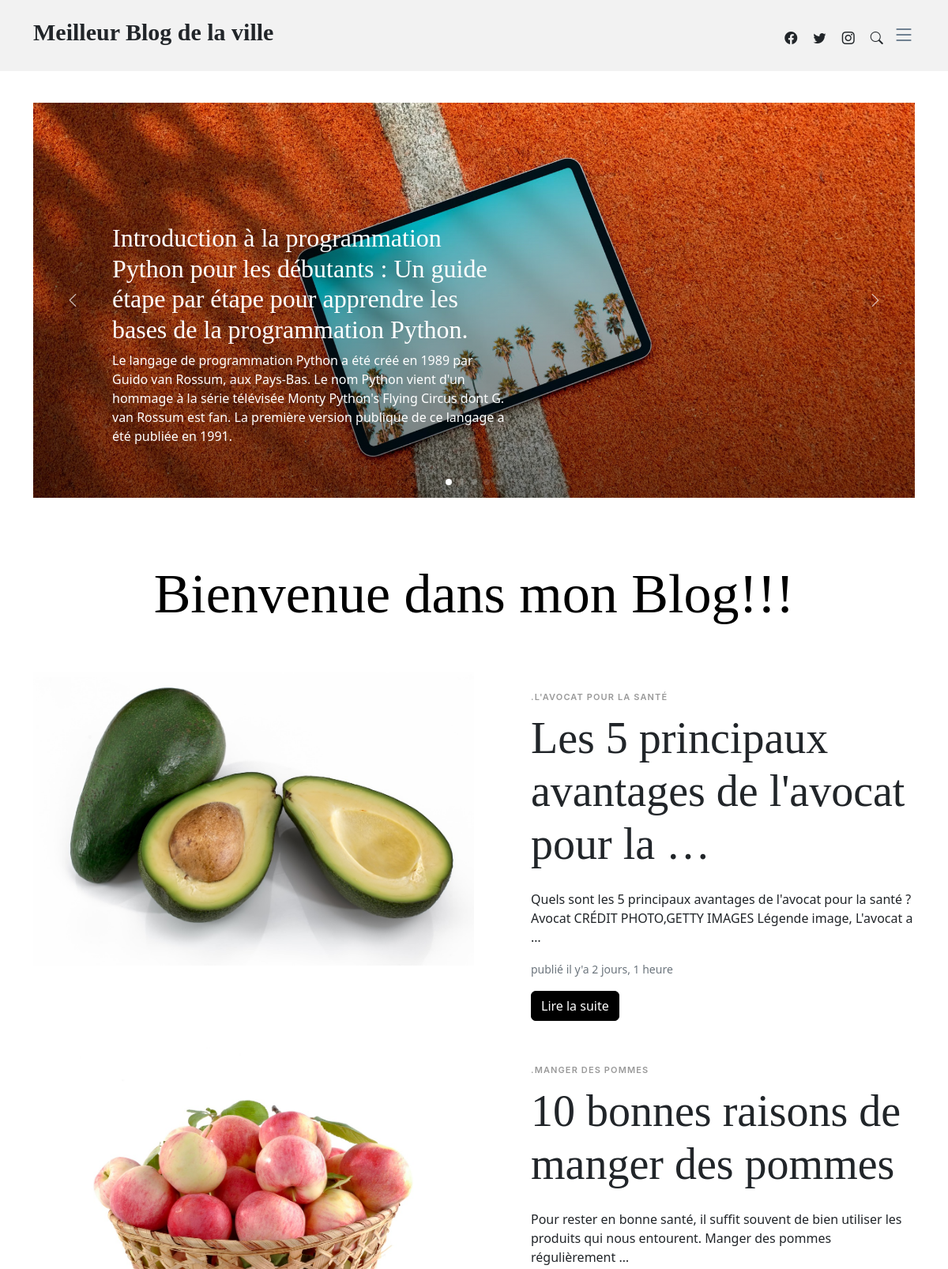
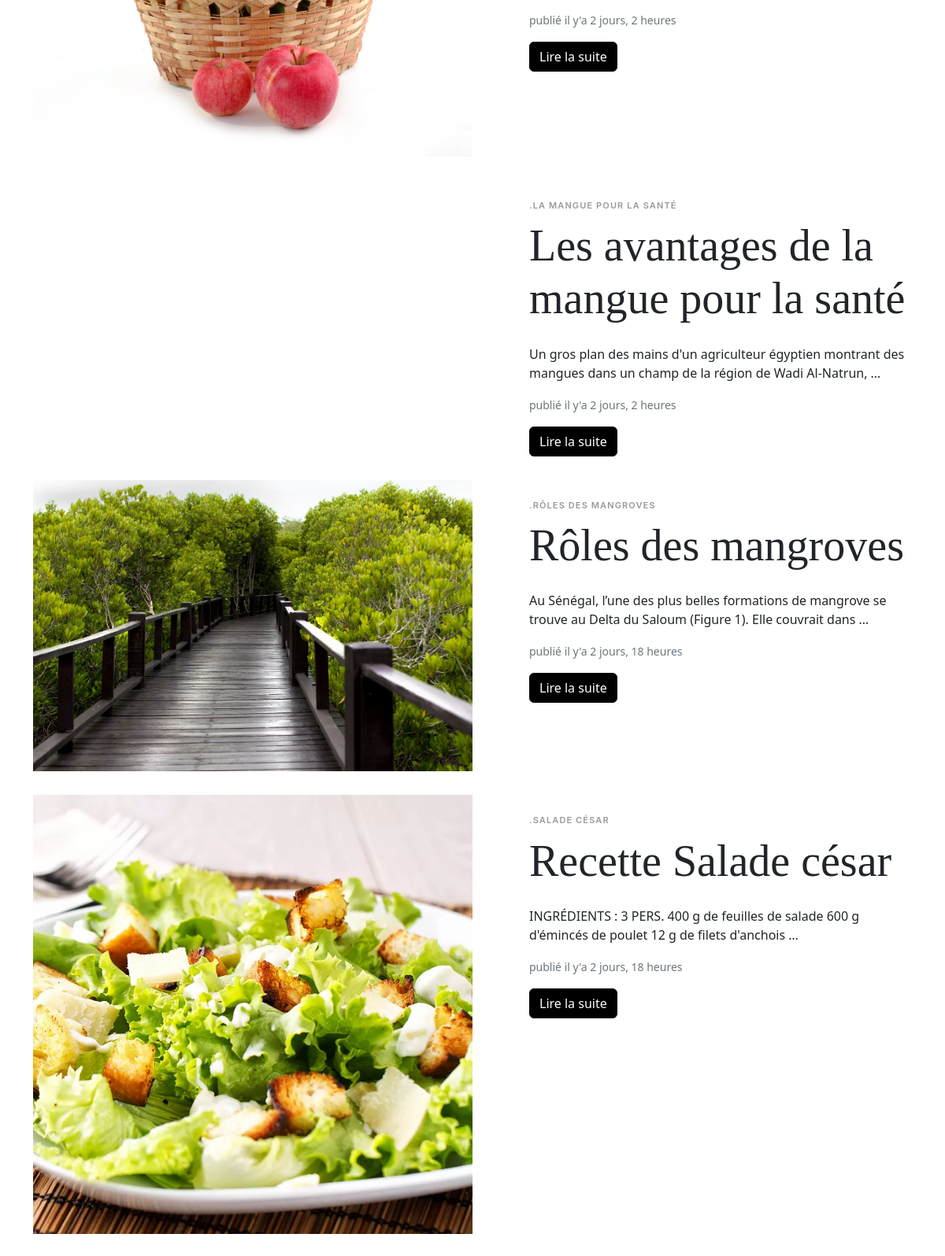
The page / (upper part) on the database its author committed (2 pictures, top to bottom).
### store/models.py (models this page shows, shortened)
class CreateBlog(models.Model):
    user = models.ForeignKey(User, on_delete=models.CASCADE, null=True)
    title = models.CharField(max_length=255)
    category = models.ForeignKey(Category, on_delete=models.CASCADE)
    slug = models.SlugField()
    intro = models.TextField()
    auteur = models.TextField()
    body = models.TextField()
    image = models.ImageField(upload_to='images', blank=True)
    date_added = models.DateTimeField(auto_now_add=True)
    date_update = models.DateTimeField(auto_now=True)
    class Meta:
        ordering = ['-date_added', '-date_update']

### store/views.py (the view)
# urls.py: path('', List.as_view(), name='index'),
class List(ListView):
    template_name = 'index.html'
    queryset = CreateBlog.objects.all()
    paginate_by =10

### store/templates/index.html (shortened to what this page needs)
<!DOCTYPE html>
{% load static %}
<html lang="en">
<head>
  <link rel="stylesheet" href="https://cdnjs.cloudflare.com/ajax/libs/font-awesome/6.4.0/css/all.min.css" />
<link href="https://cdn.jsdelivr.net/npm/bootstrap@5.0.2/dist/css/bootstrap.min.css" rel="stylesheet">
  <link href="{% static 'assets/assets/vendor/bootstrap/css/bootstrap.min.css' %}" rel="stylesheet">
  <link href="{% static 'assets/assets/vendor/bootstrap-icons/bootstrap-icons.css' %}" rel="stylesheet">
  <link href="{% static 'assets/assets/vendor/swiper/swiper-bundle.min.css' %}" rel="stylesheet">
  <link href="{% static 'assets/assets/vendor/glightbox/css/glightbox.min.css' %}" rel="stylesheet">
  <link href="{% static 'assets/assets/vendor/aos/aos.css' %}" rel="stylesheet">
  <link href="{% static 'assets/assets/css/variables.css' %}" rel="stylesheet">
  <link href="{% static 'assets/assets/css/main.css' %}" rel="stylesheet">
</head>
<body>
  <header id="header" class="header d-flex align-items-center fixed-top">
    <div class="container-fluid container-xl d-flex align-items-center justify-content-between">
      <a href="{% url 'index' %}" class="logo d-flex align-items-center">
        <h1>Meilleur Blog de la ville</h1>
      </a>
      <nav id="navbar" class="navbar">
        <ul>
          {% if user.is_authenticated %}
          <li><a href="{% url 'logout' %}"><button class="btn btn-info">Deconnexion</button></li>
            {% else %}
            <li><a href="{% url 'login-blog' %}"><button class="btn btn-info">Connexion</button></li>
              {% endif %}
          </ul>
      </nav>
      <div class="position-relative">
        <a href="#" class="mx-2"><span class="bi-facebook"></span></a>
        <a href="#" class="mx-2"><span class="bi-twitter"></span></a>
        <a href="#" class="mx-2"><span class="bi-instagram"></span></a>
        <a href="#" class="mx-2 js-search-open"><span class="bi-search"></span></a>
        <i class="bi bi-list mobile-nav-toggle"></i>
      </div>
    </div>
  </header>
  <main id="main">
    <section id="hero-slider" class="hero-slider">
      <div class="container-md" data-aos="fade-in">
        <div class="row">
          <div class="col-12">
            <div class="swiper sliderFeaturedPosts">
              <div class="swiper-wrapper">
                <div class="swiper-slide">
                  <a href="{% url 'introduction' %}" class="img-bg d-flex align-items-end" style="background-image: url('{% static 'assets/assets/img/post-slide-1.jpg' %}');">
                    <div class="img-bg-inner">
                      <h2>Introduction à la programmation Python pour les débutants : Un guide étape par étape pour apprendre les bases de la programmation Python.</h2>
                      <p>Le langage de programmation Python a été créé en 1989 par Guido van Rossum, aux Pays-Bas. Le nom Python vient d'un hommage à la série télévisée Monty Python's Flying Circus dont G. van Rossum est fan. La première version publique de ce langage a été publiée en 1991.</p>
                    </div>
                  </a>
                </div>
              </div>
              <div class="custom-swiper-button-next">
                <span class="bi-chevron-right"></span>
              </div>
              <div class="custom-swiper-button-prev">
                <span class="bi-chevron-left"></span>
              </div>
              <div class="swiper-pagination"></div>
            </div>
          </div>
        </div>
      </div>
    </section>
      <section>
      <div class="container" data-aos="fade-up">
        <div class="row">
          <div class="col-lg-12 text-center mb-5">
            <h1 class="page-title">Bienvenue dans mon Blog!!!</h1>
          </div>
        </div>
        <div class="row mb-5">
           {% for article in object_list %}
          <div class="d-md-flex post-entry-2 half">
            <a href="{% url 'detail' article.id %}" class="me-4 thumbnail">
              <img src="{{article.image.url}}" alt="" class="img-fluid">
            </a>
            <div class="ps-md-5 mt-4 mt-md-0">
              <div class="post-meta mt-4">.{{ article.title }}</div>
              <a href="{% url 'detail' article.id %}"><h2 class="mb-4 display-4">{{ article.intro |truncatewords:8}}</h2></a>
               <p class="card-text">{{ article.body |truncatewords:20}} </p>
              <p class="card-text"><small class="text-muted">publié il y'a {{ article.date_added|timesince }} </small></p>
             <a href="{% url 'detail' article.id %}" class="btn btn-primary">Lire la suite</a>
            </div>
          </div>
           {% endfor %}
        </section>
  </main>
</body>
</html>

### static/assets/assets/css/variables.css (style rules this page uses)
:root { --font-default: 'EB Garamond', system-ui, -apple-system, "Segoe UI", Roboto, "Helvetica Neue", Arial, "Noto Sans", "Liberation Sans", sans-serif, "Apple Color Emoji", "Segoe UI Emoji", "Segoe UI Symbol", "Noto Color Emoji"; --font-primary: 'EB Garamond', serif; --font-secondary: 'Inter', sans-serif; --color-default: #212529; --color-default-rgb: 33, 37, 41; --color-links: #212529; --color-links-hover: #15171a; --color-primary: #212529; --color-primary-light: #26282c; --color-primary-dark: #0b0c0e; --color-primary-rgb: 33, 37, 41; --color-primary-light-rgb: 38, 40, 44; --color-primary-dark-rgb: 11, 12, 14; --color-secondary: #596d80; --color-secondary-light: #8498aa; --color-secondary-dark: #404f5c; --color-secondary-rgb: 89, 109, 128; --color-secondary-light-rgb: 132, 152, 170; --color-secondary-dark-rgb: 64, 79, 92; --color-blue: #0d6efd; --color-blue-rgb: 13, 110, 253; --color-indigo: #6610f2; --color-indigo-rgb: 102, 16, 242; --color-purple: #6f42c1; --color-purple-rgb: 111, 66, 193; --color-pink: #f3268c; --color-pink-rgb: 243, 38, 140; --color-red: #df1529; --color-red-rgb: 223, 21, 4; --color-orange: #fd7e14; --color-orange-rgb: 253, 126, 20; --color-yellow: #ffc107; --color-yellow-rgb: 255, 193, 7; --color-green: #059652; --color-green-rgb: 5, 150, 82; --color-teal: #20c997; --color-teal-rgb: 32, 201, 151; --color-cyan: #0dcaf0; --color-cyan-rgb: 13, 202, 240; --color-white: #ffffff; --color-white-rgb: 255, 255, 255; --color-gray: #6c757d; --color-gray-rgb: 108, 117, 125; --color-black: #000000; --color-black-rgb: 0, 0, 0; }
:root { --bs-blue: var(--color-blue); --bs-indigo: var(--color-indigo); --bs-purple: var(--color-purple); --bs-pink: var(--color-pink); --bs-red: var(--color-red); --bs-orange: var(--color-orange); --bs-yellow: var(--color-yellow); --bs-green: var(--color-green); --bs-teal: var(--color-teal); --bs-cyan: var(--color-cyan); --bs-white: var(--color-white); --bs-gray: var(--color-gray); --bs-gray-dark: #343a40; --bs-gray-100: #f8f9fa; --bs-gray-200: #e9ecef; --bs-gray-300: #dee2e6; --bs-gray-400: #ced4da; --bs-gray-500: #adb5bd; --bs-gray-600: #6c757d; --bs-gray-700: #495057; --bs-gray-800: #343a40; --bs-gray-900: #212529; --bs-primary: var(--color-blue); --bs-secondary: var(--color-blue); --bs-success: #198754; --bs-info: #0dcaf0; --bs-warning: #ffc107; --bs-danger: #dc3545; --bs-light: #f8f9fa; --bs-dark: #212529; --bs-primary-rgb: var(--color-primary-rgb); --bs-secondary-rgb: var(--color-secondary-rgb); --bs-success-rgb: 25, 135, 84; --bs-info-rgb: 13, 202, 240; --bs-warning-rgb: 255, 193, 7; --bs-danger-rgb: 220, 53, 69; --bs-light-rgb: 248, 249, 250; --bs-dark-rgb: 33, 37, 41; --bs-white-rgb: var(--color-white-rgb); --bs-black-rgb: var(--color-black-rgb); --bs-body-color-rgb: var(--color-default-rgb); --bs-body-bg-rgb: 255, 255, 255; --bs-font-sans-serif: var(--font-default); --bs-font-monospace: SFMono-Regular, Menlo, Monaco, Consolas, "Liberation Mono", "Courier New", monospace; --bs-gradient: linear-gradient(180deg, rgba(255, 255, 255, 0.15), rgba(255, 255, 255, 0)); --bs-body-font-family: var(--font-default); --bs-body-font-size: 1rem; --bs-body-font-weight: 400; --bs-body-line-height: 1.5; --bs-body-color: var(--color-default); --bs-body-bg: #fff; }

### rows shown on the page
CreateBlog: image (picture), title "L'AVOCAT POUR LA SANTÉ", intro "Les 5 principaux avantages de l'avocat pour la …", body "Quels sont les 5 principaux avantages de l'avocat pour la santé ? Avocat CRÉDIT PHOTO,GETTY IMAGES Légende image, L'avocat a …", date_added "2 jours, 1 heure"
CreateBlog: image (picture), title "MANGER DES POMMES", intro "10 bonnes raisons de manger des pommes", body "Pour rester en bonne santé, il suffit souvent de bien utiliser les produits qui nous entourent. Manger des pommes régulièrement …", date_added "2 jours, 2 heures"
CreateBlog: title "LA MANGUE POUR LA SANTÉ", intro "Les avantages de la mangue pour la santé", body "Un gros plan des mains d'un agriculteur égyptien montrant des mangues dans un champ de la région de Wadi Al-Natrun, …", date_added "2 jours, 2 heures"
CreateBlog: image (picture), title "RÔLES DES MANGROVES", intro "Rôles des mangroves", body "Au Sénégal, l’une des plus belles formations de mangrove se trouve au Delta du Saloum (Figure 1). Elle couvrait dans …", date_added "2 jours, 18 heures"
CreateBlog: image (picture), title "SALADE CÉSAR", intro "Recette Salade césar", body "INGRÉDIENTS : 3 PERS. 400 g de feuilles de salade 600 g d'émincés de poulet 12 g de filets d'anchois …", date_added "2 jours, 18 heures"
